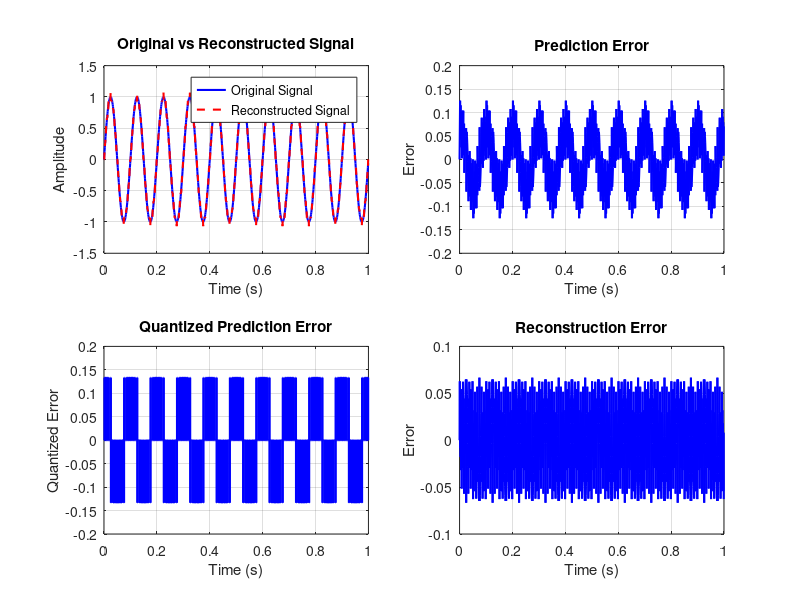

Recreate this plot in MATLAB.
% DPCM Transmitter and Receiver for 10 Hz Sinusoidal Input

% Clear workspace and command window
clear all;
close all;
clc;

% Parameters
f = 10;                 % Sinusoid frequency (Hz)
fs = 1000;              % Sampling frequency (Hz)
T = 1;                  % Duration of signal (seconds)
t = 0:1/fs:T-1/fs;      % Time vector
A = 1;                  % Amplitude of sinusoid
nBits = 4;              % Number of bits for quantization
L = 2^nBits;            % Number of quantization levels
delta = 2*A/(L-1);      % Quantization step size

% Generate sinusoidal input signal
x = A * sin(2*pi*f*t);

% DPCM Transmitter
% Initialize variables
N = length(x);
e = zeros(1, N);        % Prediction error
eq = zeros(1, N);       % Quantized prediction error
x_pred = zeros(1, N);   % Predicted signal
x_quant = zeros(1, N);  % Quantized (reconstructed) signal at transmitter

% Transmitter loop
for n = 2:N
    % Predict current sample (using previous reconstructed sample)
    x_pred(n) = x_quant(n-1);
    
    % Prediction error
    e(n) = x(n) - x_pred(n);
    
    % Quantize prediction error
    eq(n) = round(e(n)/delta) * delta;
    
    % Reconstruct signal at transmitter
    x_quant(n) = x_pred(n) + eq(n);
end

% Simulate Channel (Noiseless, so eq is directly used at receiver)
eq_rx = eq; % Received quantized error

% DPCM Receiver
x_rec = zeros(1, N);    % Reconstructed signal at receiver
x_pred_rx = zeros(1, N);% Predicted signal at receiver

% Receiver loop
for n = 2:N
    % Predict current sample (same predictor as transmitter)
    x_pred_rx(n) = x_rec(n-1);
    
    % Reconstruct signal
    x_rec(n) = x_pred_rx(n) + eq_rx(n);
end

% Calculate Mean Squared Error
mse = mean((x - x_rec).^2);
fprintf('Mean Squared Error: %.6f\n', mse);

% Plotting
figure('Position', [100, 100, 1200, 800]);

% Original and Reconstructed Signal
subplot(2,2,1);
plot(t, x, 'b-', 'LineWidth', 1.5, 'DisplayName', 'Original Signal');
hold on;
plot(t, x_rec, 'r--', 'LineWidth', 1.5, 'DisplayName', 'Reconstructed Signal');
title('Original vs Reconstructed Signal');
xlabel('Time (s)'); ylabel('Amplitude');
legend; grid on;

% Prediction Error
subplot(2,2,2);
plot(t, e, 'b-', 'LineWidth', 1.5);
title('Prediction Error');
xlabel('Time (s)'); ylabel('Error');
grid on;

% Quantized Prediction Error
subplot(2,2,3);
stairs(t, eq, 'b-', 'LineWidth', 1.5);
title('Quantized Prediction Error');
xlabel('Time (s)'); ylabel('Quantized Error');
grid on;

% Error between Original and Reconstructed Signal
subplot(2,2,4);
plot(t, x - x_rec, 'b-', 'LineWidth', 1.5);
title('Reconstruction Error');
xlabel('Time (s)'); ylabel('Error');
grid on;